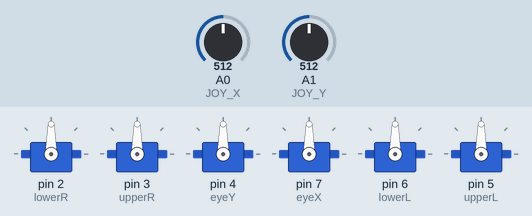
A sketch run on a simulated Arduino Uno, built with avr-gcc and run on an emulated ATmega328P. Shown: 6 × servo. The inputs (shaded band) are chosen by the test bench; at power-on: A0 (JOY_X) = 512, A1 (JOY_Y) = 512. Random numbers use the default seed unless the sketch sets one.

Above: at 3.3 s.
3.4 s: A0 (JOY_X) set to 122
At 4.9 s:
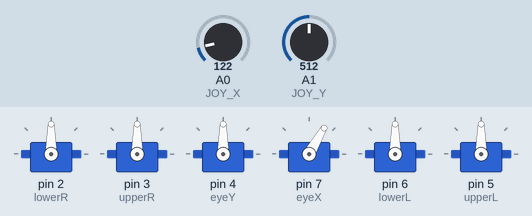
6.4 s: A1 (JOY_Y) set to 900
At 9.1 s:
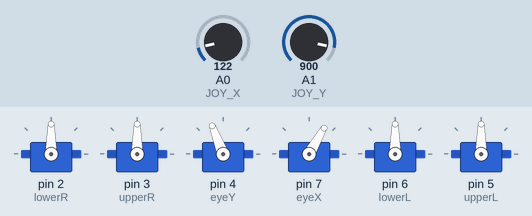
9.4 s: A0 (JOY_X) set to 0
At 11.7 s:
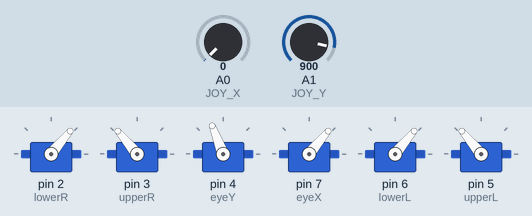
12.4 s: A1 (JOY_Y) set to 1023
At 13.7 s:
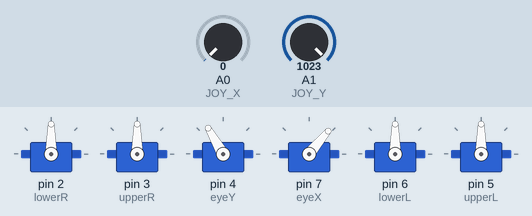
15.4 s: A0 (JOY_X) set to 306
At 16.7 s:
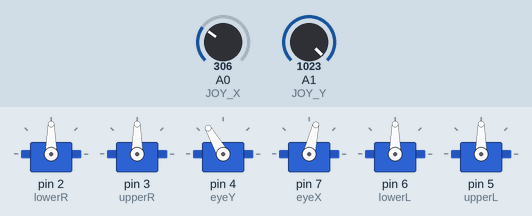
17.3 s: A1 (JOY_Y) set to 122
At 19.6 s:
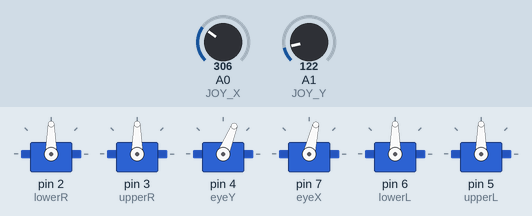
Timing chart, 0 to 21.1 s (numbered marks = the images above; inputs shaded):
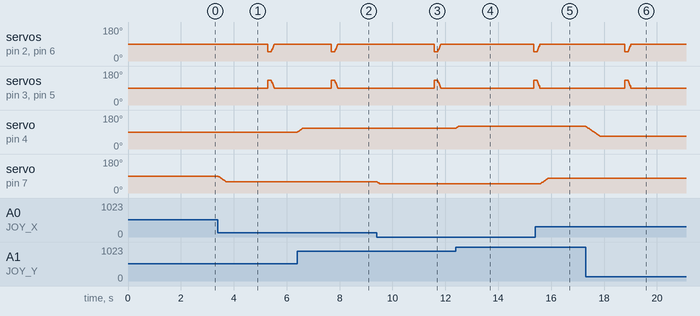

Measured:
- after the input at 3.4 s, servo on pin 7 (eyeX): moves from 90° to 60° over 0.30 s, starting at once
- after the input at 6.4 s, servo on pin 4 (eyeY): moves from 90° to 111° over 0.21 s, starting at once
- after the input at 9.4 s, servo on pin 7 (eyeX): 60° → 50° at once
- after the input at 12.4 s, servo on pin 4 (eyeY): 111° → 120° at once
- after the input at 15.4 s, servo on pin 7 (eyeX): moves from 50° to 77° over 0.26 s, starting after 0.21 s
- after the input at 17.3 s, servo on pin 4 (eyeY): moves from 120° to 68° over 0.53 s, starting at once

The sketch:

source_code.ino
```cpp
#include <Servo.h>

// ---------- Servo pins ----------
Servo lowerR;   // servo 1 -> pin 2  (lower eyelid)
Servo upperR;   // servo 2 -> pin 3  (upper eyelid)
Servo eyeY;     // servo 3 -> pin 4  (eyeball up-down)
Servo eyeX;     // servo 4 -> pin 7  (eyeball left-right)
Servo lowerL;   // servo 5 -> pin 6  (lower eyelid)
Servo upperL;   // servo 6 -> pin 5  (upper eyelid)

// ---------- Joystick ----------
const int JOY_X = A0;
const int JOY_Y = A1;

// ---------- Eyeball range ----------
const int CENTER = 90;
const int X_LEFT = 50,  X_RIGHT = 130;
const int Y_DOWN = 60,  Y_UP    = 120;
const int DEAD_ZONE = 60;

// ---------- Blink settings ----------
// Open = 90. Agar koi eyelid ulti ja rahi ho to uska sign (+/-) badal do
const int UPPER_R_DELTA = +40;
const int UPPER_L_DELTA = +40;
const int LOWER_R_DELTA = -40;
const int LOWER_L_DELTA = -40;

const unsigned long BLINK_MIN_GAP = 2000;  // ms
const unsigned long BLINK_MAX_GAP = 5000;  // ms
const int CLOSE_HOLD = 120;                // ms band rehne ka time
const int OPEN_STEPS = 10;                 // khulne ke steps
const int OPEN_STEP_DELAY = 12;            // ms per step

int joyCenterX = 512, joyCenterY = 512;
int posX = CENTER, posY = CENTER;
unsigned long nextBlink = 0;

void setup() {
  lowerR.attach(2);
  upperR.attach(3);
  eyeY.attach(4);
  eyeX.attach(7);
  lowerL.attach(6);
  upperL.attach(5);

  resetAll();
  delay(2000);

  // Joystick rest value (is waqt joystick ko mat chhuo)
  long sx = 0, sy = 0;
  for (int i = 0; i < 10; i++) {
    sx += analogRead(JOY_X);
    sy += analogRead(JOY_Y);
    delay(10);
  }
  joyCenterX = sx / 10;
  joyCenterY = sy / 10;

  randomSeed(analogRead(A5));
  nextBlink = millis() + random(BLINK_MIN_GAP, BLINK_MAX_GAP);
}

void loop() {
  // ----- Eyeball joystick se -----
  int targetX = axisToAngle(analogRead(JOY_X), joyCenterX, X_LEFT, X_RIGHT);
  int targetY = axisToAngle(analogRead(JOY_Y), joyCenterY, Y_DOWN, Y_UP);

  if (targetX > posX) posX++; else if (targetX < posX) posX--;
  if (targetY > posY) posY++; else if (targetY < posY) posY--;
  eyeX.write(posX);
  eyeY.write(posY);

  // ----- Auto blink -----
  if (millis() >= nextBlink) {
    blink();
    nextBlink = millis() + random(BLINK_MIN_GAP, BLINK_MAX_GAP);
  }

  delay(10);
}

int axisToAngle(int val, int joyCenter, int minAngle, int maxAngle) {
  int diff = val - joyCenter;
  if (abs(diff) < DEAD_ZONE) return CENTER;
  if (diff < 0) return map(val, 0, joyCenter - DEAD_ZONE, minAngle, CENTER);
  return map(val, joyCenter + DEAD_ZONE, 1023, CENTER, maxAngle);
}

void resetAll() {
  lowerR.write(90);
  upperR.write(90);
  eyeY.write(90);
  eyeX.write(90);
  lowerL.write(90);
  upperL.write(90);
  posX = 90;
  posY = 90;
}

void blink() {
  // Band hona (fast)
  upperR.write(90 + UPPER_R_DELTA);
  upperL.write(90 + UPPER_L_DELTA);
  lowerR.write(90 + LOWER_R_DELTA);
  lowerL.write(90 + LOWER_L_DELTA);
  delay(CLOSE_HOLD);

  // Khulna (thoda slow)
  for (int i = OPEN_STEPS; i >= 0; i--) {
    upperR.write(90 + UPPER_R_DELTA * i / OPEN_STEPS);
    upperL.write(90 + UPPER_L_DELTA * i / OPEN_STEPS);
    lowerR.write(90 + LOWER_R_DELTA * i / OPEN_STEPS);
    lowerL.write(90 + LOWER_L_DELTA * i / OPEN_STEPS);
    delay(OPEN_STEP_DELAY);
  }
}
```
